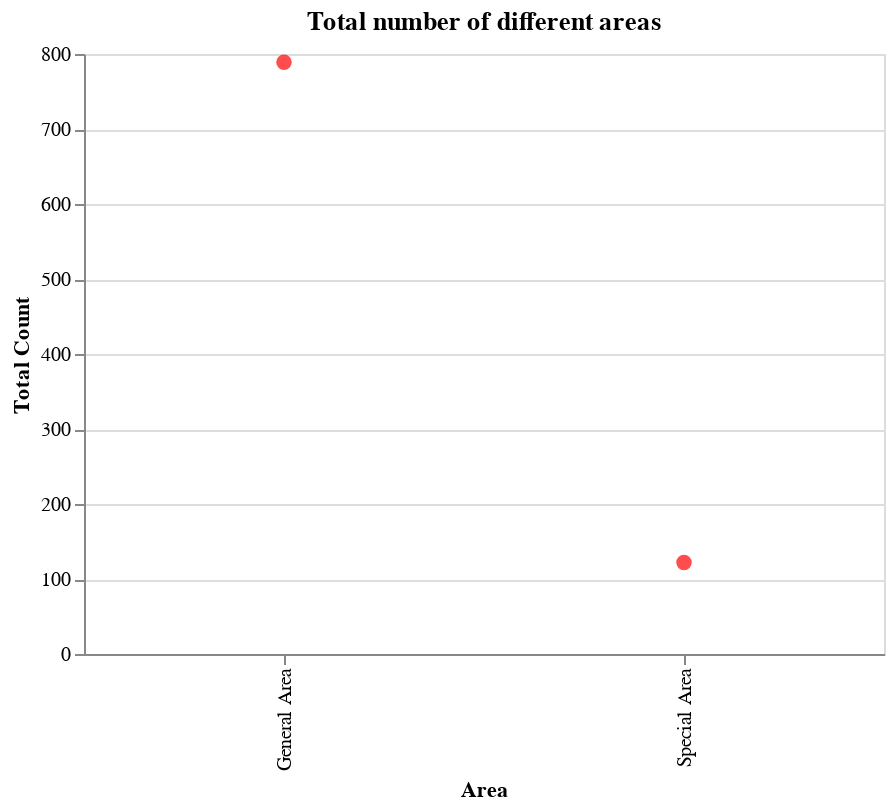

This figure's notebook cell:
### Code cell
alt.Chart(groupby_Area_count).mark_circle(size=60, color = 'red').encode(
    x='Area',
    y='Total Count',
    tooltip = ['Area', 'Total Count']
).interactive().properties(
title = 'Total number of different areas')

### Figure 1 — Vega-Lite specification as saved in the notebook (floating-point values rounded to 4 significant figures)
{"$schema": "https://vega.github.io/schema/vega-lite/v2.6.0.json", "config": {"view": {"height": 300, "width": 400}}, "data": {"name": "data-06f6c9b8e0f7a96f2f717931ffb41163"}, "datasets": {"data-06f6c9b8e0f7a96f2f717931ffb41163": [{"ACTUALS 2016-17": 789, "Area": "General Area", "BUDGET 2017-18": 789, "BUDGET 2018-19": 789, "Detailed Head": 260, "HEAD DESCRIPTION": 789, "HEAD OF ACCOUNT": 789, "Major Head": 789, "Minor Head": 789, "Object Head": 0, "REVISED 2017-18": 789, "Sub-Major Head": 537, "Sub-Minor Head": 451, "Total Count": 789, "Voucher Head": 0}, {"ACTUALS 2016-17": 122, "Area": "Special Area", "BUDGET 2017-18": 122, "BUDGET 2018-19": 122, "Detailed Head": 1, "HEAD DESCRIPTION": 122, "HEAD OF ACCOUNT": 122, "Major Head": 122, "Minor Head": 122, "Object Head": 0, "REVISED 2017-18": 122, "Sub-Major Head": 43, "Sub-Minor Head": 6, "Total Count": 122, "Voucher Head": 0}]}, "encoding": {"tooltip": [{"field": "Area", "type": "nominal"}, {"field": "Total Count", "type": "quantitative"}], "x": {"field": "Area", "type": "nominal"}, "y": {"field": "Total Count", "type": "quantitative"}}, "mark": {"color": "red", "size": 60, "type": "circle"}, "selection": {"selector020": {"bind": "scales", "encodings": ["x", "y"], "mark": {"fill": "#333", "fillOpacity": 0.125, "stroke": "white"}, "on": "[mousedown, window:mouseup] > window:mousemove!", "resolve": "global", "translate": "[mousedown, window:mouseup] > window:mousemove!", "type": "interval", "zoom": "wheel!"}}, "title": "Total number of different areas"}
